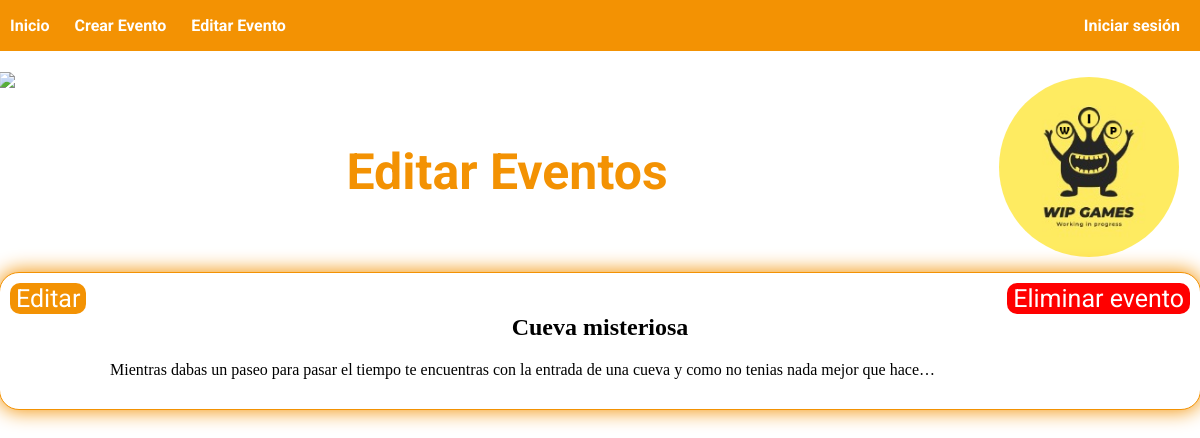
The page /app/editarPost.php on the database its author committed.
### tables this page shows
CREATE TABLE `eventos` (
  `usuario` varchar(50) NOT NULL,
  `titulo` varchar(255) NOT NULL,
  `enunciado` varchar(255) NOT NULL,
  `opcion1` varchar(255) NOT NULL,
  `resultado1` varchar(255) NOT NULL,
  `opcion2` varchar(255) NOT NULL,
  `resultado2` varchar(255) NOT NULL
);

### app/editarPost.php (the view, shortened to what this page needs)
<!DOCTYPE html>
<html>
    <head>
        <link rel="stylesheet" href="editarPost.css">
    </head>
    <body>
      <?php
        include("navbar.php");
      ?>
      <div class="page">
      <div class="cabecera">
          <img class="imagenSV" src="imagenes/logoSV.png"></img>
          <h1 class="tituloInicio">Editar Eventos</h1>
          <img class="imagenWIP" src="imagenes/logoWIP.png"></img>
        </div>
        <?php
          $hostname = "db";
          $username = "admin";
          $password = "test";
          $db = "database";
          $conn = mysqli_connect($hostname,$username,$password,$db);
          if(isset($_COOKIE["user"])){
            $usuario = $_COOKIE["user"];
          }else{
            $usuario = "invitado";
          }
          $query = mysqli_query($conn, "SELECT * FROM eventos WHERE usuario='".$usuario."'")
          or die (mysqli_error($conn));
          while ($row = mysqli_fetch_array($query)) {
            echo "
            <div class='evento'>
                <div class='barraUsuario'>
                  <form action='/editar.php' method='POST'>
                    <input name='titulo' type='hidden' value='".htmlspecialchars($row['titulo'], ENT_QUOTES)."'>
                    <button class='botonEditar'> Editar </button>
                  </form>
                  <button class='botonEliminar'> Eliminar evento </button>
                </div>
                <h2 class='tituloEvento no-overflow'>{$row['titulo']}</h2>
                <p class='descripcionEvento no-overflow'>{$row['enunciado']}</p>
            </div>
            ";
          }
        ?>
      </div>
    </body>
</html>

### app/navbar.php (shortened to what this page needs)
<?php
  if(isset($_COOKIE["user"]) && $_COOKIE["user"] != "invitado"){
    $perfil = '<a href="/perfil.php" class="material-symbols-outlined blanco">account_circle</a>';
    $logOut = '<a href="logout.php"class="material-symbols-outlined blanco">logout</a>';
  }else{
    $perfil = '<a class="linkLogin" href=/login.php>Iniciar sesión</a>';
  }
  $navbar = '
  <link rel="stylesheet" href="styles.css">
  <link href="https://fonts.googleapis.com/css2?family=Roboto&display=swap" rel="stylesheet">
  <link rel="stylesheet" href="https://fonts.googleapis.com/css2?family=Material+Symbols+Outlined:opsz,wght,FILL,GRAD@20..48,100..700,0..1,-50..200" />
  <div class="navbar">
  <ul>
    <div class="links">
      <a class="linkInicio" href="/">Inicio</a>
      <a class="linkInicio" href="/crearEvento.php">Crear Evento</a>
      <a class="linkInicio" href="/editarPost.php">Editar Evento</a>
    </div>
    <li>
      '.$perfil.'
      '.$logOut.'
    </li>
  </ul>
  </div>';
  echo $navbar;
?>

### app/editarPost.css (style rules this page uses)
:root { --color1: #ffff; --color2: rgba(243,146,3); --text-color: #ffff; --font-family: 'Roboto', sans-serif; }
body { margin: 0 0; }
.navbar { top: 0; left: 0; position: fixed; background-color: var(--color2); width: 100%; }
.navbar ul li { margin: 0 20px; display: inline-block; }
.navbar ul { padding-left: 0%; display: flex; justify-content: space-between; }
.linkInicio { text-decoration: none; color: var(--text-color); font-weight: bold; font-family: var(--font-family); margin-right: 25px; }
.linkLogin { text-decoration: none; color: var(--text-color); font-weight: bold; font-family: var(--font-family); margin-left:10px; }
.page { margin: 60px 10px; display: flex; flex-flow: column wrap; justify-content: space-evenly; align-content: center; }
.cabecera { top: 0; left: 0; background-color: #FEEB61; width: 100%; height: 200px; padding-left: 0%; display: flex; justify-content: space-between; }
.cabecera { top: 0; left: 0; background-color: white; width: 100%; height: 200px; padding-left: 0%; display: flex; justify-content: space-between; align-content: center; }
.imagenSV { height: 100%; }
.imagenWIP { margin-top: 5px; height: 90%; border-radius: 50%; }
.evento { display: flex; flex-flow: column wrap; justify-content: space-evenly; align-content: center; width: 100%; height: 100%; padding: 10px ; background-color: var(--color1); border-radius: 20px; box-shadow: 0 0 20px 1px var(--color2); border: 1px solid var(--color2); }
.barraUsuario { display: flex; width: 100%; justify-content: space-between; }
.tituloEvento { max-width: 70%; margin: 0 auto; }
.descripcionEvento { margin: 20px 100px 20px 100px; }
.botonEditar { border-radius: 10px; background-color: var(--color2); font-family: var(--font-family); color: var(--color1); border: none; font-size: 25px; }
.botonEliminar { border-radius: 10px; background-color: red; font-family: var(--font-family); color: var(--color1); border: none; font-size: 25px; }
.tituloInicio { justify-self: center; align-self: center; font-size: 50px; font-weight: bold; color: var(--color2); font-family: var(--font-family); }

### app/styles.css (style rules this page uses)
:root { --color1: #ffff; --color2: rgba(243,146,3); --text-color: #ffff; --font-family: 'Roboto', sans-serif; }
body { margin: 0 0; }
.navbar { top: 0; left: 0; position: fixed; background-color: var(--color2); width: 100%; }
.navbar ul li { margin: 0 20px; display: inline-block; }
.navbar ul { padding-left: 0%; display: flex; justify-content: space-between; }
.linkInicio { text-decoration: none; color: var(--text-color); font-weight: bold; font-family: var(--font-family); margin-right: 25px; }
.linkLogin { text-decoration: none; color: var(--text-color); font-weight: bold; font-family: var(--font-family); margin-left:10px; }
.page { margin: 72px 10px; display: flex; flex-flow: column wrap; justify-content: space-evenly; align-content: center; }
.cabecera { top: 0; left: 0; background-color: #FEEB61; width: 100%; height: 200px; padding-left: 0%; display: flex; justify-content: space-between; }
.cabecera { top: 0; left: 0; background-color: white; width: 100%; height: 200px; padding-left: 0%; display: flex; justify-content: space-between; align-content: center; }
.imagenSV { height: 100%; }
.imagenWIP { margin-top: 5px; height: 90%; border-radius: 50%; }
.evento { display: flex; flex-flow: column wrap; justify-content: space-evenly; align-content: center; width: 100%; height: 100%; padding: 10px ; background-color: var(--color1); border-radius: 20px; box-shadow: 0 0 20px 1px var(--color2); border: 1px solid var(--color2); margin-bottom: 25px; }
.barraUsuario { display: flex; width: 100%; }
.tituloEvento { text-align: center; max-width: 70%; margin: 0 auto; }
.descripcionEvento { margin: 20px 100px 20px 100px; max-width: 70%; word-wrap: break-word; overflow-wrap: break-word; }
.tituloInicio { justify-self: center; align-self: center; font-size: 50px; font-weight: bold; color: var(--color2); font-family: var(--font-family); }
.links { display: flex; align-items: center; justify-content: center; margin-left: 10px; }
.no-overflow { text-overflow: ellipsis; overflow: hidden; white-space: nowrap; }

### rows shown on the page
eventos: titulo "Cueva misteriosa", enunciado "Mientras dabas un paseo para pasar el tiempo te encuentras con la entrada de una cueva y como no tenias nada mejor que hace…"
